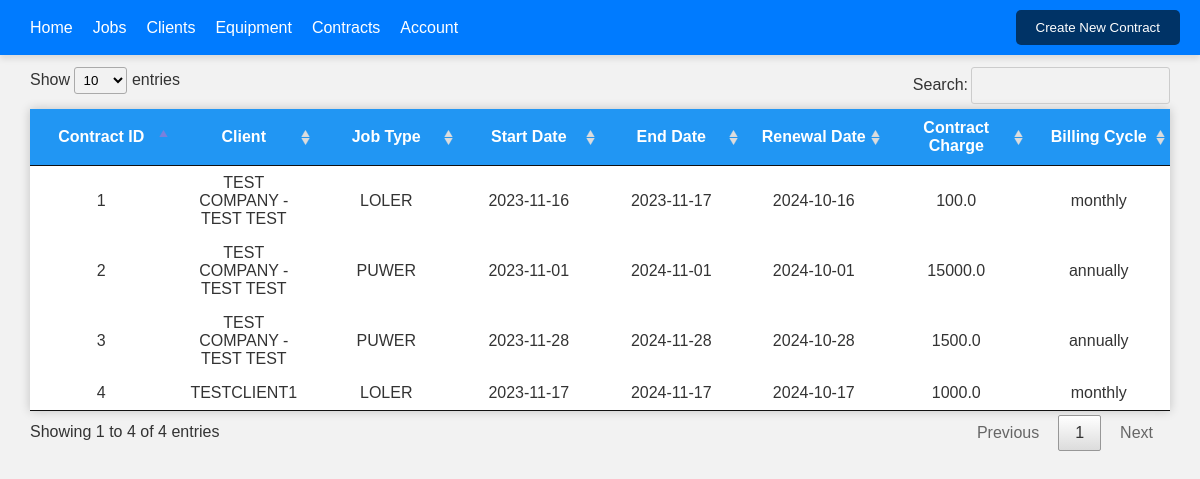
The page /contracts on the database as committed earlier.
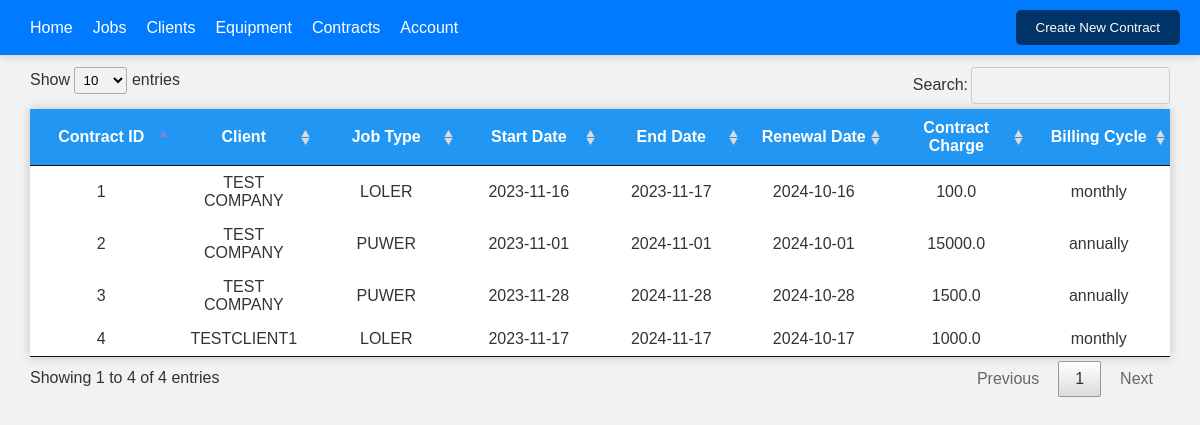
The same page on the database as committed later.
### tables this page shows
CREATE TABLE contracts (
            id INTEGER PRIMARY KEY,
            client_account_number TEXT NOT NULL,
            equipment_ids TEXT,
            job_type TEXT,
            start_date DATE,
            end_date DATE,
            renewal_date DATE,
            contract_charge FLOAT,
            billing_cycle TEXT
        );

CREATE TABLE clients (
            id INTEGER PRIMARY KEY AUTOINCREMENT,
            account_number TEXT,
            client_name TEXT,
            address_line_1 TEXT,
            address_line_2 TEXT,
            town_city TEXT,
            county TEXT,
            postcode TEXT,
            phone_number TEXT,
            status TEXT,
            date_stamp TEXT
        );

### app.py (the view)
@app.route('/contracts')
def contracts():
    contracts = get_all_contracts()  # Fetch all contracts from the database
    clients = get_all_clients()  # Fetch all clients
    equipment = get_equipment_list()  # Fetch all equipment
    return render_template('contracts.html', contracts=contracts, clients=clients, equipment=equipment)

### app.py (called while the page is built)
def get_db():
    conn = sqlite3.connect(DATABASE)
    conn.row_factory = sqlite3.Row
    return conn

def get_all_clients():
    conn = get_db()
    cursor = conn.cursor()
    query = '''SELECT * FROM clients'''  # Adjust the SQL query as needed
    cursor.execute(query)
    clients = cursor.fetchall()
    conn.close()
    return clients

def get_equipment_list():
    conn = get_db()
    cursor = conn.cursor()
    cursor.execute('''
        SELECT equipment.*, clients.client_name
        FROM equipment
        INNER JOIN clients ON equipment.client_account_number = clients.account_number
    ''')
    equipment = cursor.fetchall()
    conn.close()
    return equipment

def get_all_contracts():
    conn = get_db()
    cursor = conn.cursor()
    cursor.execute('''
        SELECT contracts.*, clients.client_name
        FROM contracts
        JOIN clients ON contracts.client_account_number = clients.account_number
    ''')
    contracts = cursor.fetchall()
    conn.close()
    return [dict(contract) for contract in contracts]

### templates/contracts.html (shortened to what this page needs)
<!doctype html>
<html>
<head>
    <link rel="stylesheet" type="text/css" href="{{ url_for('static', filename='css/style.css') }}">
    <link rel="stylesheet" type="text/css" href="{{ url_for('static', filename='css/datatable.css') }}">
</head>
<body>
<header>
    <nav>
        <ul>
            <li><a href="#">Home</a></li>
            <li><a href="#">Jobs</a></li>
            <li><a href="/clients">Clients</a></li>
            <li><a href="/equipment">Equipment</a></li>
            <li><a href="/contracts">Contracts</a></li>
            <li class="dropdown">
                <a href="#">Account</a>
            </li>
        </ul>
    </nav>
    <div class="search">
            <button id="create-contract-button">Create New Contract</button>
        </div>
    </header>
    <div style="width: 95%; padding-top: 1%; margin: auto;">
        <table id="contracts-table" style="width: 100%; margin-top: 10px;">
            <thead>
                <tr>
                    <th>Contract ID</th>
                    <th>Client</th>
                    <th>Job Type</th>
                    <th>Start Date</th>
                    <th>End Date</th>
                    <th>Renewal Date</th>
                    <th>Contract Charge</th>
                    <th>Billing Cycle</th>
                </tr>
            </thead>
            <tbody>
                {% for contract in contracts %}
                <tr class="clickable-row" data-href="{{ url_for('contract_details', contract_id=contract.id) }}">
                    <td>{{ contract.id }}</td>
                    <td>{{ contract.client_name }}</td>
                    <td>{{ contract.job_type }}</td>
                    <td>{{ contract.start_date }}</td>
                    <td>{{ contract.end_date }}</td>
                    <td>{{ contract.renewal_date }}</td>
                    <td>{{ contract.contract_charge }}</td>
                    <td>{{ contract.billing_cycle }}</td>
                </tr>
                {% endfor %}
            </tbody>
        </table>
    </div>
</body>
</html>

Rows that differ between the two databases and show on the page:
changed through a linked row, contracts id 1: client_name "TEST COMPANY - TEST TEST" → "TEST COMPANY"
changed through a linked row, contracts id 2: client_name "TEST COMPANY - TEST TEST" → "TEST COMPANY"
changed through a linked row, contracts id 3: client_name "TEST COMPANY - TEST TEST" → "TEST COMPANY"
